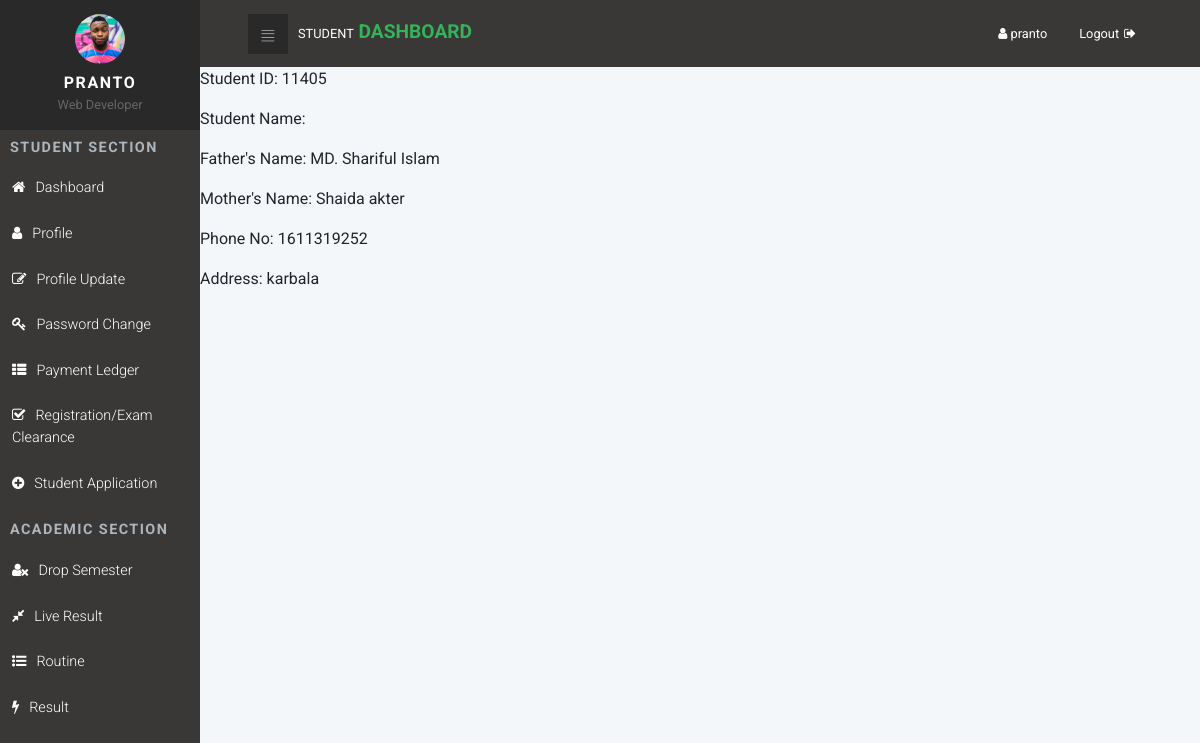
The page /profile/ (signed in) on the database as committed earlier.
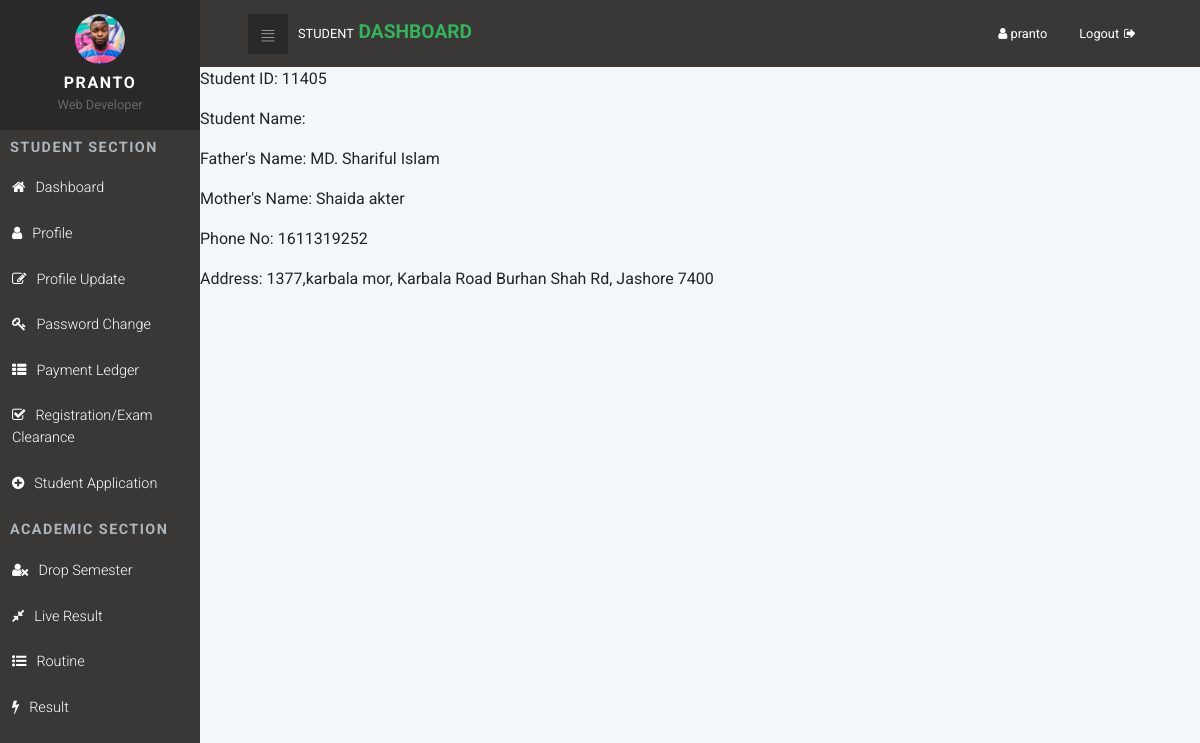
The same page on the database as committed later.
### Students_app/models.py (models this page shows, shortened)
class StudentsInfo(models.Model):
    userId = models.OneToOneField(User, on_delete=models.CASCADE)
    studentID = models.IntegerField()
    student = models.BooleanField(default=True)
    father_name = models.CharField(max_length=40,blank=True)
    mother_name = models.CharField(max_length=40,blank=True)
    address = models.CharField(max_length=100,blank=True)
    phone = models.IntegerField(blank=True,null=True)
    dateOfBirth = models.DateField(blank=True,null=True)
    gender = models.CharField(max_length=10,blank=True)
    religion = models.CharField(max_length=20,blank=True)
    nationality = models.CharField(max_length=20,blank=True)
    nationalId = models.IntegerField(blank=True,null=True)

### Students_app/views.py (the view)
# urls.py: path('profile/',views.StudentProfile,name='student_profile'),
@login_required(login_url='Students_app:login')
def StudentProfile(request):
    current_user = request.user
    user_id = current_user.id
    user_info = User.objects.get(pk=user_id)
    user_more_info = StudentsInfo.objects.get(userId__pk=user_id)
    return render(request, 'Students_app/student_profile.html',
                  context={'user_info': user_info, 'user_more_info': user_more_info})

### templates/Students_app/student_profile.html
{% extends 'Students_app/student_base.html' %}
{% load static %}
{% block body_block %}
    {% if user.is_authenticated %}
        <p class="">Student ID:
        {{ user_more_info.studentID }}
        </p>
        <p>Student Name: {{ user_info.first_name }} {{ user_info.last_name }}</p>
        <p class="">Father's Name:
        {{ user_more_info.father_name }}
        </p>
        <p class="">Mother's Name:
        {{ user_more_info.mother_name }}
        </p>
        <p class="">Phone No:
        {{ user_more_info.phone }}
        </p>
        <p class="">Address:
        {{ user_more_info.address }}
        </p>
{% endif %}
{% endblock %}

### templates/Students_app/student_base.html (shortened to what this page needs)
{% load static %}
<!DOCTYPE html>
<html>
<head>
  <link rel="stylesheet" href="https://cdn.jsdelivr.net/npm/bootstrap@4.6.0/dist/css/bootstrap.min.css">
  <link rel="stylesheet" href="{% static 'Students_app/vendor/font-awesome/css/font-awesome.min.css'%}">
  <link rel="stylesheet" href="{% static 'Students_app/css/fontastic.css'%}">
  <link rel="stylesheet" href="{% static 'Students_app/css/grasp_mobile_progress_circle-1.0.0.min.css'%}">
  <link rel="stylesheet" href="{% static 'Students_app/vendor/malihu-custom-scrollbar-plugin/jquery.mCustomScrollbar.css'%}">
  <link rel="stylesheet" href="{% static 'Students_app/css/style.default.css'%}" id="theme-stylesheet">
  <link rel="stylesheet" href="{% static 'Students_app/css/custom.css'%}">
    <link rel="stylesheet" href="{% static 'Students_app/css/highcards.css' %}">
</head>
<body>
  <nav class="side-navbar">
      {% if user.is_authenticated %}
    <div class="side-navbar-wrapper">
      <div class="sidenav-header d-flex align-items-center justify-content-center">
        <div class="sidenav-header-inner text-center"><img src="{% static 'Students_app/img/avatar-7.jpg'%}" alt="person"
            class="img-fluid rounded-circle">
          <h2 class="h5">{{ user.username}}</h2><span>Web Developer</span>
        </div>
      </div>
        {% endif %}
      <div class="main-menu">
        <h5 class="sidenav-heading">Student Section</h5>
        <ul id="side-main-menu" class="side-menu list-unstyled">
            {% if user.is_authenticated %}
          <li><a href="{% url 'Students_app:studentdashboard' %}"> <i class="fa fa-home"></i></i>Dashboard </a></li>
          <li><a href="{% url 'Students_app:student_profile' %}"> <i class="fa fa-user"></i>Profile </a></li>
          <li><a href="{% url 'Students_app:StudentProfileUpdate' %}"> <i class="fa fa-pencil-square-o"></i>Profile Update </a></li>
          <li><a href="tables.html"> <i class="fa fa-key"></i>Password Change </a></li>
          <li><a href="tables.html"> <i class="fa fa-th-list"></i>Payment Ledger </a></li>
          <li><a href="tables.html"> <i class="fa fa-check-square-o"></i>Registration/Exam Clearance </a></li>
            {% endif %}
          <li><a href="tables.html"> <i class="fa fa-plus-circle"></i>Student Application </a></li>
        </ul>
      </div>
      <div class="admin-menu">
        <h5 class="sidenav-heading">Academic Section</h5>
        <ul id="side-admin-menu" class="side-menu list-unstyled">
            {% if user.is_authenticated %}
          <li><a href="tables.html"> <i class="fa fa-user-times"></i>Drop Semester </a></li>
          <li><a href="tables.html"> <i class="fa fa-compress"></i>Live Result </a></li>
            {% endif %}
          <li><a href="tables.html"> <i class="fa fa-list-ul"></i>Routine </a></li>
          <li><a href="tables.html"> <i class="fa fa-bolt"></i>Result </a></li>
        </ul>
      </div>
    </div>
  </nav>
  <div class="page" >
    <header class="header">
      <nav class="navbar">
        <div class="container-fluid">
          <div class="navbar-holder d-flex align-items-center justify-content-between">
            <div class="navbar-header"><a id="toggle-btn" href="#" class="menu-btn"><i class="icon-bars"> </i></a><a
                href="#" class="navbar-brand">
                <div class="brand-text d-none d-md-inline-block"><span>Student </span><strong
                    class="text-primary"> Dashboard</strong></div>
              </a></div>
            <ul class="nav-menu list-unstyled d-flex flex-md-row align-items-md-center">
                {% if user.is_authenticated %}
                <li class="nav-item"><a href="{% url 'Students_app:studentdashboard' %}" class="nav-link "> <i class="fa fa-user"></i> <span
                    class="d-none d-sm-inline-block">{{ user }}</span></a></li>
              <li class="nav-item"><a href="{% url 'Students_app:logout' %}" class="nav-link logout"> <span
                    class="d-none d-sm-inline-block">Logout</span><i class="fa fa-sign-out"></i></a></li>
                {% else %}
                <li class="nav-item"><a href="{% url 'Students_app:login' %}" class="nav-link Login"><i class="fa fa-sign-in"></i> <span
                    class="d-none d-sm-inline-block">  Login</span></a></li>
                {% endif %}
            </ul>
          </div>
        </div>
      </nav>
    </header>
{% block body_block %}
{% endblock %}
  </div>
</body>
</html>

### static/Students_app/css/style.default.css (style rules this page uses)
a { display: inline-block; text-decoration: none; color: #fff; }
body { overflow-x: hidden; }
i { display: inline-block; }
span { display: inline-block; }
i[class*='icon-'] { -webkit-transform: translateY(4px); transform: translateY(4px); }
.page { position: absolute; top: 0; right: 0; -webkit-transition: width 0.3s linear; transition: width 0.3s linear; width: calc(100% - 200px); background-color: #F4F7FA; min-height: 100vh; padding-bottom: 50px; }
h2 { color: #555; font-weight: 400; }
@media (min-width: 768px) { .container-fluid { padding: 0 3rem; } }
nav.navbar { background: #393836; padding: .8rem 0; }
nav.navbar .container-fluid { width: 100%; }
nav.navbar .navbar-holder { width: 100%; }
nav.navbar a { font-size: .8rem; color: #fff; position: relative; }
nav.navbar a.logout i { margin-left: 5px; }
nav.navbar a.navbar-brand { margin-left: 10px; }
nav.navbar .brand-text { text-transform: uppercase; }
nav.navbar .brand-text strong { font-size: 1.5em; }
nav.navbar .nav-menu { margin-bottom: 0; }
nav.navbar a.menu-btn { width: 40px; height: 40px; line-height: 40px; background: #292929; color: #fff; text-align: center; padding: 0 !important; }
nav.navbar a.menu-btn i[class*='icon-'] { -webkit-transform: translateY(4px); transform: translateY(4px); }
.side-navbar { position: fixed; top: 0; left: 0; width: 200px; height: 100%; width: 200px; text-align: left; background: #393836; color: #fff; z-index: 999; overflow-y: auto; -webkit-transition: all 0.3s; transition: all 0.3s; }
.side-navbar li { position: relative; }
.side-navbar li a { position: relative; font-size: .9rem; font-weight: 300; color: #fff; text-decoration: none; width: 100%; padding: 12px; }
.side-navbar .sidenav-header { background: #292929; padding: 14px; margin-bottom: 10px; }
.side-navbar .sidenav-header img { width: 50px; height: 50px; }
.side-navbar .sidenav-header span { font-size: 0.8em; color: #666; }
.side-navbar .sidenav-header h2 { margin: 10px 0 0; text-transform: uppercase; letter-spacing: .1em; }
.side-navbar .sidenav-heading { font-weight: 700; color: #adb5bd; font-size: .9rem; text-transform: uppercase; letter-spacing: .1em; margin-left: 10px; margin-top: 10px; margin-bottom: 10px; }
.side-navbar span { display: inline-block; }
.side-navbar i { font-size: inherit; margin-right: 10px; }
.navbar { padding: 0.5rem 1rem; }
.navbar-brand { display: inline-block; padding-top: 0.3125rem; padding-bottom: 0.3125rem; margin-right: 1rem; font-size: 1.25rem; }
body { font-family: "Roboto", sans-serif; font-size: 1rem; font-weight: 400; line-height: 1.5; color: #212529; background-color: #fff; }
a { color: #33b35a; text-decoration: none; }
h1, h2, h3, h4, h5, h6, .h1, .h2, .h3, .h4, .h5, .h6 { margin-bottom: 0.5rem; font-family: inherit; font-weight: 700; line-height: 1.1; color: inherit; }
h2, .h2 { font-size: 1.3rem; }
h5, .h5 { font-size: 1rem; }
.text-primary { color: #33b35a !important; }
.nav-link { padding: 0.5rem 1rem; }

Rows that differ between the two databases and show on the page:
changed StudentsInfo "MD. Shariful Islam": address "karbala" → "1377,karbala mor, Karbala Road Burhan Shah Rd, Jashore 7400"
